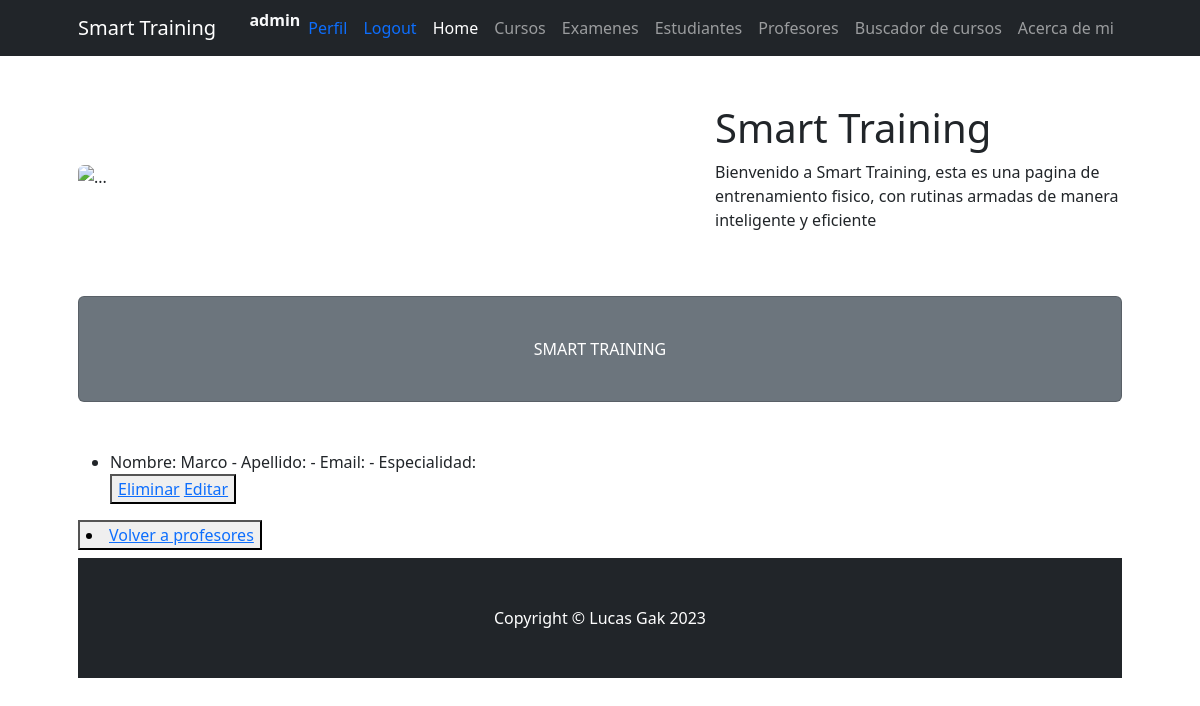
/ProjectoFinal23/leerProfesores (signed in), run on an earlier commit of the app's database.
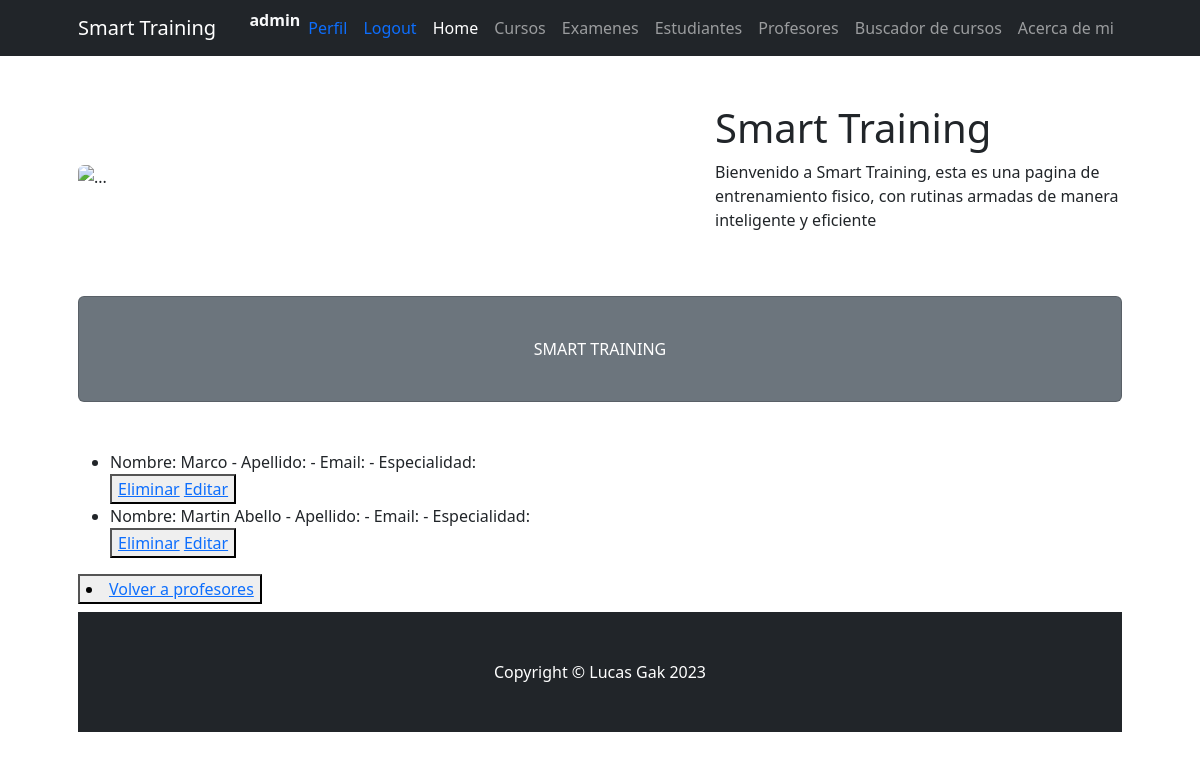
And on a later commit of the database.
### ProjectoFinal23/models.py (models this page shows)
class Profesor(models.Model):
    nombre=models.CharField(max_length=30)
    apellido=models.CharField(max_length=30)
    email=models.EmailField()
    especialidad=models.CharField(max_length=30)
    def __str__(self):
        return f"Nombre: {self.nombre} - Apellido: {self.apellido} - Email: {self.email} - Especialidad: {self.especialidad}"

### ProjectoFinal23/views.py (the view)
# urls.py: path('leerProfesores', views.leerProfesores, name = "LeerProfesores"),
@login_required
def leerProfesores(request):
    profesores = Profesor.objects.all()
    contexto = {"profesores":profesores}
    return render(request, "ProjectoFinal23/leerProfesores.html",contexto)

### ProjectoFinal23/templates/ProjectoFinal23/leerProfesores.html
{% extends 'ProjectoFinal23/padre.html' %}
{% load static %}
{% block section1 %}
<ul>
    {% for p in profesores %}
    <li>{{p}}</li>
    <button>
        <a href="{% url 'EliminarProfesor' p.id %}"> Eliminar</a>
        <a href="{% url 'EditarProfesor' p.id %}">Editar</a>
    </button>
{% endfor %}
</ul>
<button>
    <li><a href="{% url 'profesores' %}"> Volver a profesores</a></li>
</button>
{% endblock %}

What changed in the data, as far as the page shows it:
added Profesor: nombre+apellido+email "Nombre: Martin Abello - Apellido: - Email: - Especialidad:"
